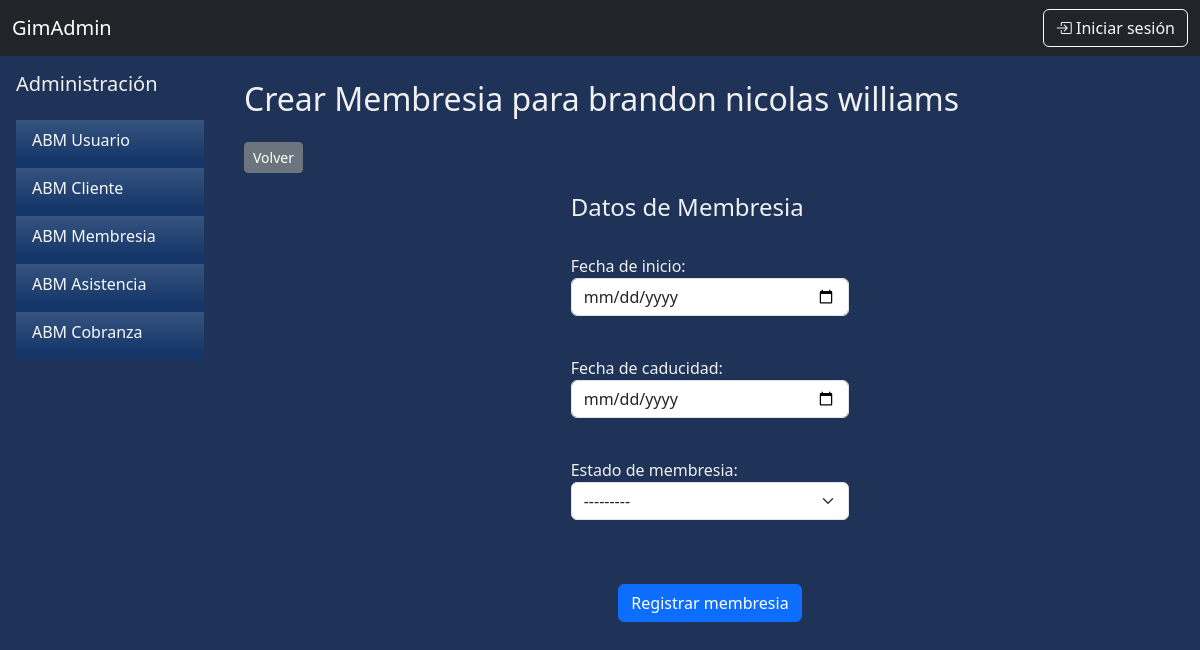
Page /abm/membresia/nueva/4/ on the committed database.
### apps/abm/models.py (models this page shows, shortened)
class Cliente(models.Model):
    usuario = models.OneToOneField(UserProfile, on_delete=models.CASCADE, null=False, related_name='cliente_usuario')
    altura = models.IntegerField()
    peso = models.FloatField()
    objetivo = models.CharField(max_length=300, null=False, default="", blank=True)
    avatar = models.ImageField(upload_to='avatars/', null=True, blank=True, default='avatars/default.jpg')

class UserProfile(models.Model):
    user = models.OneToOneField(User, null=False, on_delete=models.CASCADE)
    dni = models.IntegerField(unique=True, null=False)
    telefono = models.CharField(max_length=50)
    domicilio = models.CharField(max_length=150)
    fecha_nac = models.DateField()
    first_login = models.BooleanField(default=True)

### apps/abm/views.py (the view)
# urls.py: path('membresia/nueva/<int:cliente>/', views.crear_membresia, name='membresia_crear'),
def crear_membresia(request, cliente):
    cliente_obj = get_object_or_404(Cliente, id=cliente)
    if request.method == 'POST':
        form = MembresiaForm(request.POST)
        if form.is_valid():
            memb = form.save(commit=False)
            memb.cliente = cliente_obj
            memb.save()
            return redirect('membresia_listar')
        else:
            print(form.errors)
    else:
        form = MembresiaForm()
    contexto = {
        'membresiaForm': form,
        'cliente': cliente_obj
    }
    return render(request, 'crear_membresia.html', contexto)

### apps/abm/forms.py
class MembresiaForm (forms.ModelForm):
    class Meta:
        model = Membresia
        fields = ['fecha_inicio', 'fecha_fin', 'estado']
        widgets = {
            'fecha_inicio': forms.DateInput(attrs={'class': 'form-control', 'type': 'date'}),
            'fecha_fin': forms.DateInput(attrs={'class': 'form-control', 'type': 'date'}),
            'estado': forms.Select(attrs={'class': 'form-select'}),
        }

### apps/abm/templates/crear_membresia.html (shortened to what this page needs)
{% extends "base.html" %}
{% block content %}
<div class="d-flex">
    {% include 'sidebar.html' %}
     <div class="flex-grow-1 p-4">
        <h2 class="mb-4">{% if es_edicion %}Editar {% else %}Crear {% endif %}Membresia para {{cliente.usuario.user.first_name}} {{cliente.usuario.user.last_name}}</h2>
        <a href="{% url 'membresia_listar' %}">
            <button type="button" class="btn btn-sm btn-secondary mb-1">Volver</button>
        </a>
        <form method="post">
            <div class="mb-3 d-flex justify-content-around">
                <div class="model-form p-3 flex-column col-md-4">
                    <h4>Datos de Membresia</h4>
                    <br>
                    <p>
                        <label for="fecha_inicio">Fecha de inicio:</label>
                        {{ membresiaForm.fecha_inicio }}
                    </p>
                    <br>
                    <p>
                        <label for="fecha_fin">Fecha de caducidad:</label>
                        {{ membresiaForm.fecha_fin }}
                    </p>
                    <br>
                    <p>
                        <label for="estado">Estado de membresia:</label>
                        {{ membresiaForm.estado }}
                    </p>
                </div>
            </div>
            <div class="text-center p-3">
                <button type="submit" class="btn btn-primary">{% if es_edicion %}Edit{% else %}Registr{% endif %}ar membresia</button>
            </div>
        </form>
     </div>
</div>
{% endblock %}

### apps/core/templates/base.html (style rules this page uses)
body { background-color: #1E3357; color: #F0F0F0; }

### rows in the picture
Cliente: usuario.user.first_name "brandon nicolas", usuario.user.last_name "williams"
